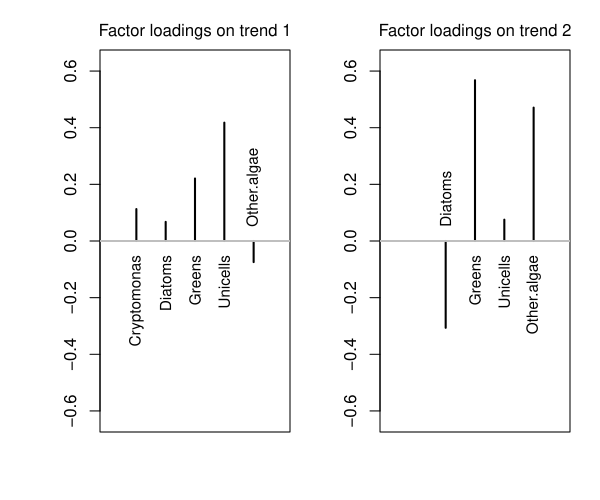

The script that drew this image:
###################################################
### code chunk number 32: Cs23_plotfacloadings
###################################################
# plot the factor loadings
spp <- rownames(dat.z)
minZ <- 0.05
m <- dim(trends.rot)[1]
ylims <- c(-1.1 * max(abs(Z.rot)), 1.1 * max(abs(Z.rot)))
par(mfrow = c(ceiling(m / 2), 2), mar = c(3, 4, 1.5, 0.5), oma = c(0.4, 1, 1, 1))
for (i in 1:m) {
  plot(c(1:N.ts)[abs(Z.rot[, i]) > minZ], as.vector(Z.rot[abs(Z.rot[, i]) > minZ, i]),
    type = "h", lwd = 2, xlab = "", ylab = "", xaxt = "n", ylim = ylims, xlim = c(0, N.ts + 1)
  )
  for (j in 1:N.ts) {
    if (Z.rot[j, i] > minZ) {
      text(j, -0.05, spp[j], srt = 90, adj = 1, cex = 0.9)
    }
    if (Z.rot[j, i] < -minZ) {
      text(j, 0.05, spp[j], srt = 90, adj = 0, cex = 0.9)
    }
    abline(h = 0, lwd = 1, col = "gray")
  } # end j loop
  mtext(paste("Factor loadings on trend", i, sep = " "), side = 3, line = .5)
} # end i loop
